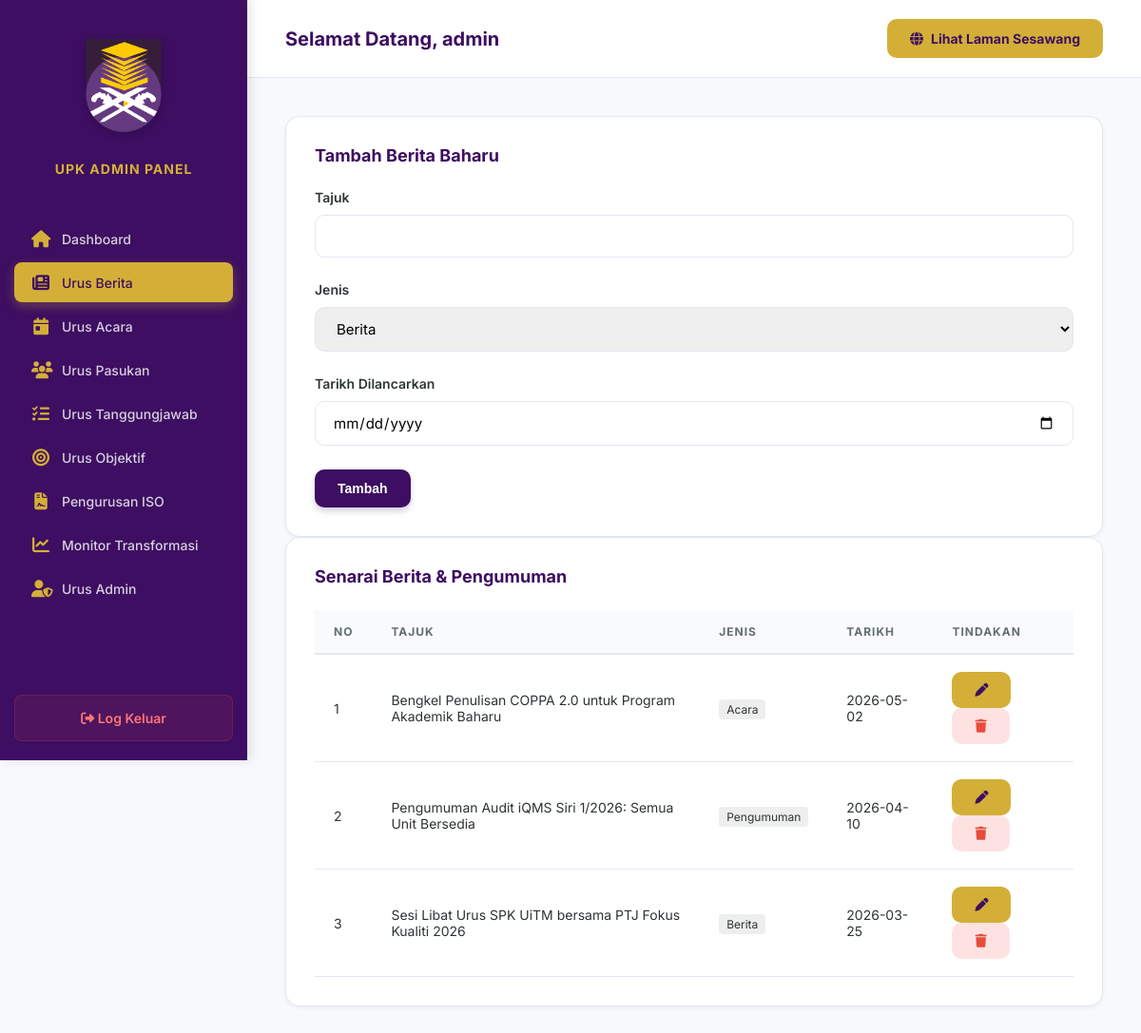
The app's page /news.php (signed in) with its own data.
### tables this page shows
CREATE TABLE IF NOT EXISTS news (
    id INT AUTO_INCREMENT PRIMARY KEY,
    title VARCHAR(255) NOT NULL,
    news_type ENUM('Acara', 'Pengumuman', 'Berita') NOT NULL,
    date_posted DATE NOT NULL,
    created_at TIMESTAMP DEFAULT CURRENT_TIMESTAMP
);

### news.php (the view, shortened to what this page needs)
<?php
include 'header.php';
$edit_data = null;
$news = $conn->query("SELECT * FROM news ORDER BY date_posted DESC");
?>
<div class="card">
    <h3><?= $edit_data ? 'Kemaskini Berita/Pengumuman' : 'Tambah Berita Baharu' ?></h3>
    <form action="news.php" method="POST" style="margin-top: 20px;">
        <div class="form-group">
            <label>Tajuk</label>
            <input type="text" name="title" class="form-control" required value="<?= $edit_data ? htmlspecialchars($edit_data['title']) : '' ?>">
        </div>
        <div class="form-group">
            <label>Jenis</label>
            <select name="news_type" class="form-control" required>
                <option value="Berita" <?= ($edit_data && $edit_data['news_type'] == 'Berita') ? 'selected' : '' ?>>Berita</option>
            </select>
        </div>
        <div class="form-group">
            <label>Tarikh Dilancarkan</label>
            <input type="date" name="date_posted" class="form-control" required value="<?= $edit_data ? $edit_data['date_posted'] : '' ?>">
        </div>
        <button type="submit" class="btn btn-primary"><?= $edit_data ? 'Kemaskini' : 'Tambah' ?></button>
    </form>
</div>
<div class="card">
    <h3>Senarai Berita & Pengumuman</h3>
    <table>
        <thead>
            <tr>
                <th>No</th>
                <th>Tajuk</th>
                <th>Jenis</th>
                <th>Tarikh</th>
                <th>Tindakan</th>
            </tr>
        </thead>
        <tbody>
            <?php $i = 1; while($row = $news->fetch_assoc()): ?>
            <tr>
                <td><?= $i++ ?></td>
                <td><?= htmlspecialchars($row['title']) ?></td>
                <td><span style="background:#eee; padding:3px 8px; border-radius:4px; font-size:12px;"><?= htmlspecialchars($row['news_type']) ?></span></td>
                <td><?= htmlspecialchars($row['date_posted']) ?></td>
                <td class="action-btns">
                    <a href="news.php?edit=<?= $row['id'] ?>" class="btn btn-sm btn-secondary"><i class="fa-solid fa-pen"></i></a>
                    <a href="news.php?delete=<?= $row['id'] ?>" class="btn btn-sm btn-danger" onclick="return confirm('Pasti mahu padam rekod ini?');"><i class="fa-solid fa-trash"></i></a>
                </td>
            </tr>
            <?php endwhile; ?>
        </tbody>
    </table>
</div>
<?php include 'footer.php'; ?>

### admin_style.css (style rules this page uses)
:root { --primary: #3d0e61; --primary-light: #512888; --secondary: #D4AF37; --accent: #FFD700; --text-dark: #2d3436; --text-light: #636e72; --bg-light: #f8f9fd; --bg-white: #ffffff; --danger: #e74c3c; --success: #27ae60; --border: #e2e8f0; --radius: 10px; --shadow-sm: 0 2px 4px rgba(0,0,0,0.05); --shadow: 0 10px 15px -3px rgba(0,0,0,0.1), 0 4px 6px -2px rgba(0,0,0,0.05); --sidebar-width: 260px; }
* { box-sizing: border-box; margin: 0; padding: 0; }
body { font-family: 'Inter', system-ui, -apple-system, sans-serif; background: var(--bg-light); color: var(--text-dark); display: flex; min-height: 100vh; }
a { text-decoration: none; color: inherit; transition: all 0.2s; }
.card { background: var(--bg-white); padding: 30px; border-radius: 15px; box-shadow: var(--shadow-sm); border: 1px solid var(--border); }
.card h3 { font-size: 18px; margin-bottom: 25px; display: flex; align-items: center; gap: 10px; color: var(--primary); }
.form-group { margin-bottom: 25px; }
.form-group label { display: block; margin-bottom: 10px; font-weight: 600; font-size: 14px; color: var(--text-dark); }
.form-control { width: 100%; padding: 12px 18px; border: 1.5px solid var(--border); border-radius: var(--radius); font-size: 15px; font-family: inherit; transition: all 0.2s; }
.btn { padding: 12px 24px; border: none; border-radius: var(--radius); cursor: pointer; font-weight: 700; font-size: 14px; display: inline-flex; align-items: center; gap: 8px; transition: all 0.3s; }
.btn-primary { background: var(--primary); color: #fff; box-shadow: 0 4px 6px rgba(61, 14, 97, 0.2); }
.btn-secondary { background: var(--secondary); color: var(--primary); }
.btn-danger { background: #fee2e2; color: var(--danger); }
table { width: 100%; border-collapse: separate; border-spacing: 0; }
table th { background: #f8fafc; color: var(--text-light); font-weight: 700; text-transform: uppercase; font-size: 12px; letter-spacing: 1px; padding: 15px 20px; border-bottom: 2px solid var(--border); text-align: left; }
table td { padding: 18px 20px; border-bottom: 1px solid var(--border); font-size: 14px; vertical-align: middle; }

### records on screen
news: title "Bengkel Penulisan COPPA 2.0 untuk Program Akademik Baharu", news_type "Acara", date_posted "2026-05-02"
news: title "Pengumuman Audit iQMS Siri 1/2026: Semua Unit Bersedia", news_type "Pengumuman", date_posted "2026-04-10"
news: title "Sesi Libat Urus SPK UiTM bersama PTJ Fokus Kualiti 2026", news_type "Berita", date_posted "2026-03-25"

### other values on screen
$_SESSION['admin_username'] "admin"
